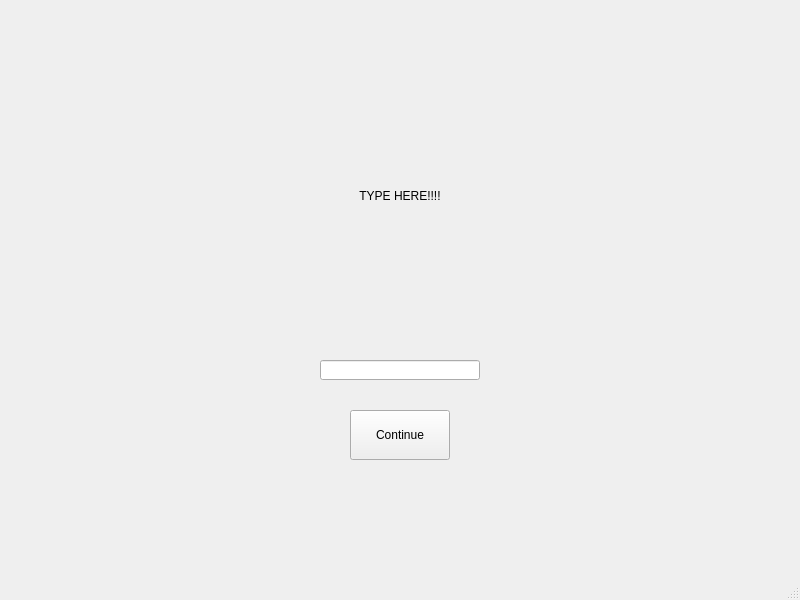
<?xml version="1.0" encoding="UTF-8"?>
<ui version="4.0">
 <class>MainWindow</class>
 <widget class="QMainWindow" name="MainWindow">
  <property name="geometry">
   <rect>
    <x>0</x>
    <y>0</y>
    <width>800</width>
    <height>600</height>
   </rect>
  </property>
  <property name="windowTitle">
   <string>MainWindow</string>
  </property>
  <widget class="QWidget" name="centralwidget">
   <widget class="QPushButton" name="continue_button">
    <property name="geometry">
     <rect>
      <x>350</x>
      <y>410</y>
      <width>100</width>
      <height>50</height>
     </rect>
    </property>
    <property name="text">
     <string>Continue</string>
    </property>
   </widget>
   <widget class="QLineEdit" name="lineEdit">
    <property name="geometry">
     <rect>
      <x>320</x>
      <y>360</y>
      <width>160</width>
      <height>20</height>
     </rect>
    </property>
   </widget>
   <widget class="QLabel" name="label">
    <property name="geometry">
     <rect>
      <x>250</x>
      <y>120</y>
      <width>300</width>
      <height>151</height>
     </rect>
    </property>
    <property name="text">
     <string>TYPE HERE!!!!</string>
    </property>
    <property name="alignment">
     <set>Qt::AlignCenter</set>
    </property>
   </widget>
  </widget>
  <widget class="QMenuBar" name="menubar">
   <property name="geometry">
    <rect>
     <x>0</x>
     <y>0</y>
     <width>800</width>
     <height>22</height>
    </rect>
   </property>
  </widget>
  <widget class="QStatusBar" name="statusbar"/>
  <action name="actionasdfafs">
   <property name="text">
    <string>asdfafs</string>
   </property>
  </action>
  <action name="actionasdfas">
   <property name="text">
    <string>asdfas</string>
   </property>
  </action>
  <action name="actionfadsfasdf">
   <property name="text">
    <string>fadsfasdf</string>
   </property>
  </action>
 </widget>
 <resources/>
 <connections/>
</ui>
